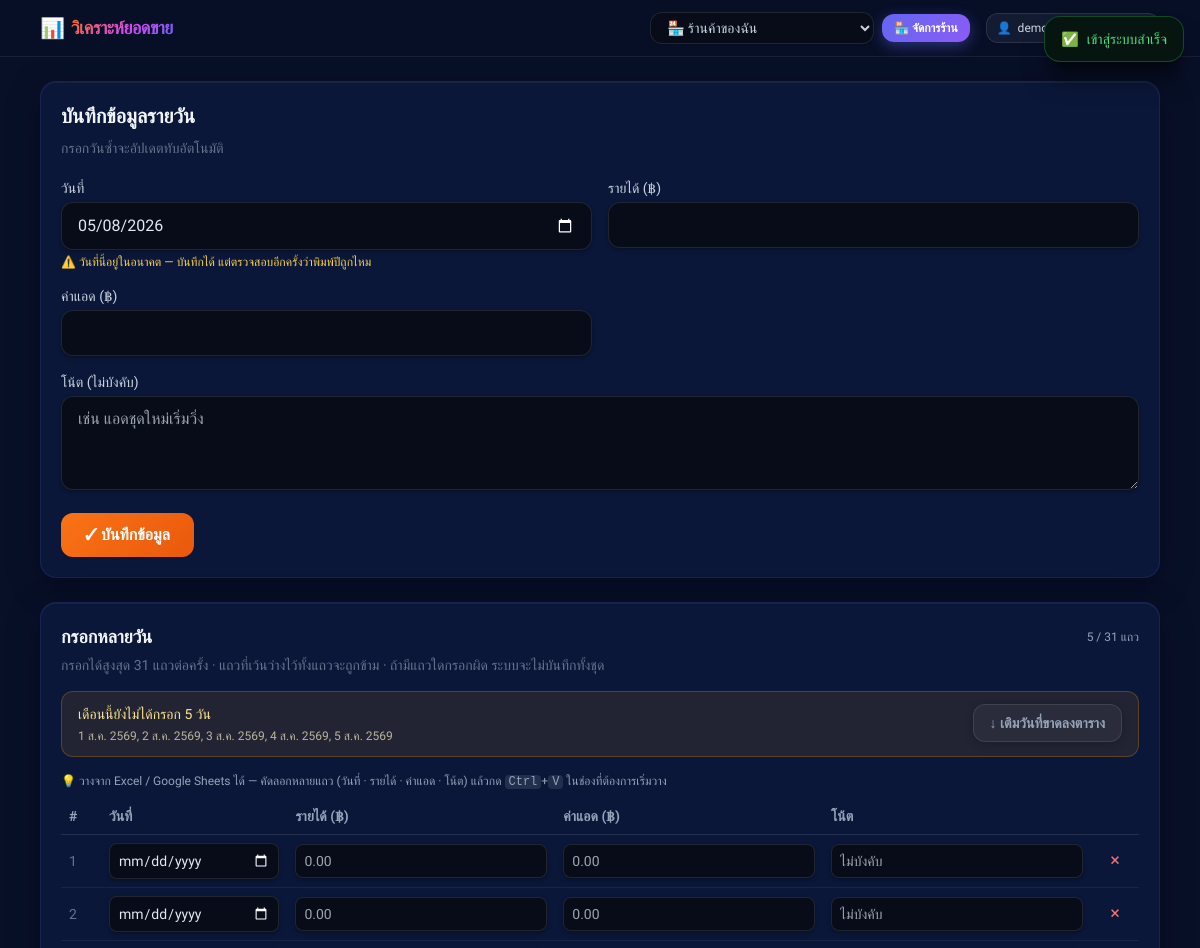
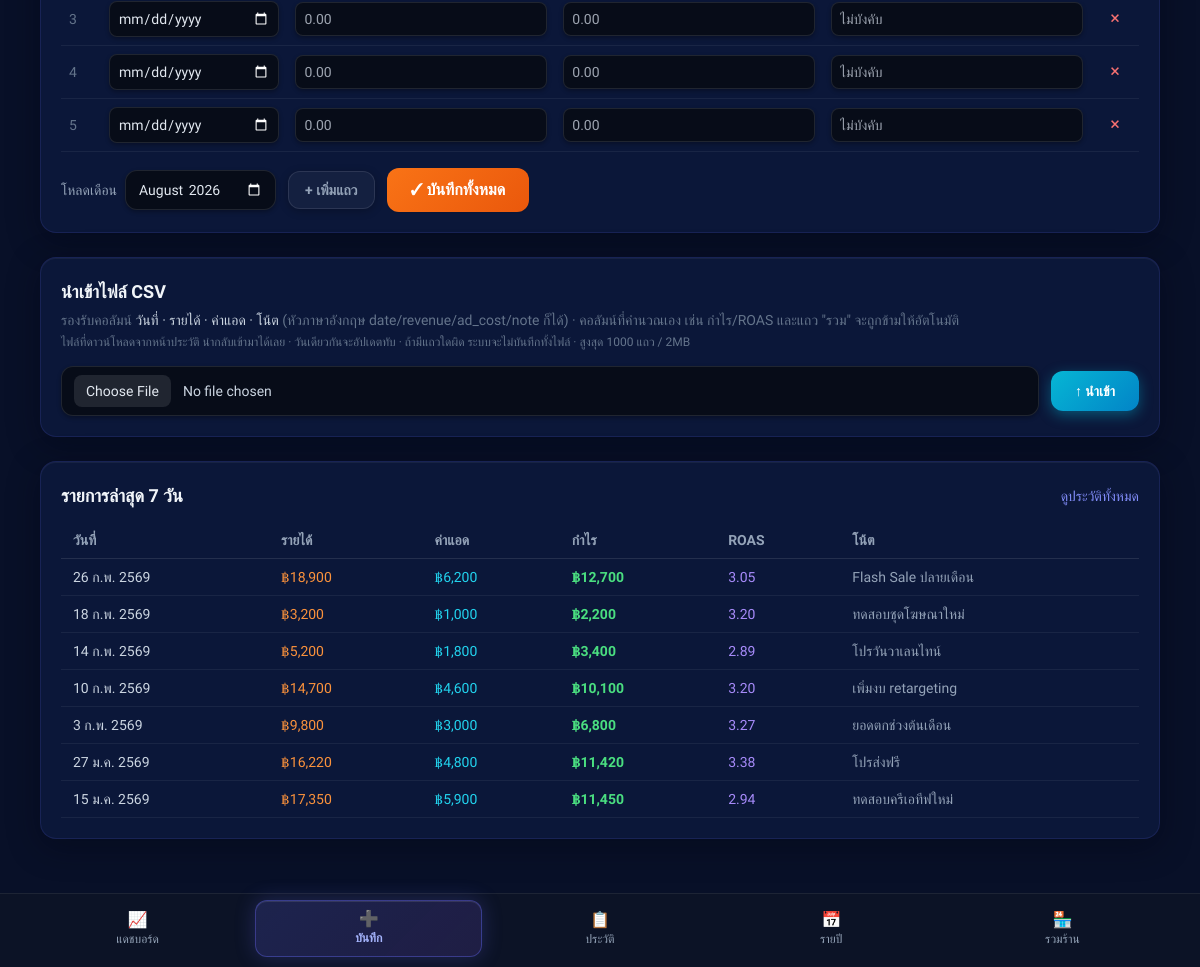
The page /add-record.php (signed in) on the database its author committed (2 pictures, top to bottom).
### tables this page shows
CREATE TABLE IF NOT EXISTS daily_records (
    id BIGINT UNSIGNED NOT NULL AUTO_INCREMENT,
    shop_id BIGINT UNSIGNED NOT NULL,
    record_date DATE NOT NULL,
    revenue DECIMAL(12,2) NOT NULL DEFAULT 0.00,
    ad_cost DECIMAL(12,2) NOT NULL DEFAULT 0.00,
    note VARCHAR(255) NULL,
    created_at DATETIME NOT NULL DEFAULT CURRENT_TIMESTAMP,
    updated_at DATETIME NOT NULL DEFAULT CURRENT_TIMESTAMP ON UPDATE CURRENT_TIMESTAMP,
    PRIMARY KEY (id),
    UNIQUE KEY uq_daily_records_shop_date (shop_id, record_date),
    KEY idx_daily_records_record_date (record_date),
    KEY idx_daily_records_shop_date (shop_id, record_date),
    CONSTRAINT chk_daily_records_revenue_non_negative CHECK (revenue >= 0),
    CONSTRAINT chk_daily_records_ad_cost_non_negative CHECK (ad_cost >= 0),
    CONSTRAINT fk_daily_records_shop
        FOREIGN KEY (shop_id)
        REFERENCES shops (id)
        ON DELETE CASCADE
        ON UPDATE CASCADE
);

### add-record.php (the view, shortened to what the rows shown need)
<?php
require_once __DIR__ . '/includes/bootstrap.php';
require_once __DIR__ . '/includes/auth.php';
requireAuth();
$userId = (int)($_SESSION['user_id'] ?? 0);
$shopId = resolve_current_shop_id($pdo, $userId);
$shopRepository = new ShopRepository($pdo);
$recordRepository = new RecordRepository($pdo);
$recordService = new RecordService($recordRepository, $shopRepository, $pdo);
$recentRecords = $recordService->getRecentRecords($userId, $shopId, 7);
require __DIR__ . '/includes/header.php';
?>
<section class="section-card p-5">
    <h1 class="text-xl font-semibold text-slate-100">บันทึกข้อมูลรายวัน</h1>
</section>
<section class="section-card mt-6 p-5">
    <div class="mb-1 flex flex-wrap items-center justify-between gap-2">
        <h2 class="text-lg font-semibold text-slate-100">กรอกหลายวัน</h2>
    </div>
    <form action="<?= e(app_url('/api/records.php')) ?>" method="post">
        <div class="overflow-x-auto">
            <table class="min-w-full text-sm">
                <thead>
                    <tr class="border-b border-white/10 text-left text-slate-400">
                        <th class="px-2 py-2 w-10">#</th>
                        <th class="px-2 py-2">วันที่</th>
                        <th class="px-2 py-2">รายได้ (฿)</th>
                        <th class="px-2 py-2">ค่าแอด (฿)</th>
                        <th class="px-2 py-2">โน้ต</th>
                        <th class="px-2 py-2 w-12"></th>
                    </tr>
                </thead>
            </table>
        </div>
    </form>
</section>
<section class="section-card mt-6 p-5">
    <h2 class="text-lg font-semibold text-slate-100">นำเข้าไฟล์ CSV</h2>
</section>
<section class="section-card mt-6 p-5">
    <div class="mb-3 flex items-center justify-between">
        <h2 class="text-lg font-semibold text-slate-100">รายการล่าสุด 7 วัน</h2>
    </div>
    <div class="overflow-x-auto">
        <table class="min-w-full text-sm">
            <thead>
                <tr class="border-b border-white/10 text-left text-slate-400">
                    <th class="px-3 py-2">วันที่</th>
                    <th class="px-3 py-2">รายได้</th>
                    <th class="px-3 py-2">ค่าแอด</th>
                    <th class="px-3 py-2">กำไร</th>
                    <th class="px-3 py-2">ROAS</th>
                    <th class="px-3 py-2">โน้ต</th>
                </tr>
            </thead>
            <tbody>
                <?php if (empty($recentRecords)): ?>
                    <tr>
                        <td colspan="6" class="px-3 py-4 text-center text-slate-400">ยังไม่มีข้อมูลในร้านนี้</td>
                    </tr>
                <?php else: ?>
                    <?php foreach ($recentRecords as $record): ?>
                        <?php
                        $revenue = (float)($record['revenue'] ?? 0);
                        $adCost = (float)($record['ad_cost'] ?? 0);
                        $profit = $revenue - $adCost;
                        $roas = $adCost > 0 ? round($revenue / $adCost, 2) : null;
                        $note = (string)($record['note'] ?? '');
                        ?>
                        <tr class="border-b border-white/[0.06]">
                            <td class="px-3 py-2 text-slate-300 font-medium"><?= e(formatThaiDate((string)($record['record_date'] ?? ''))) ?></td>
                            <td class="px-3 py-2 text-orange-400 font-medium"><?= e(formatMoney($revenue)) ?></td>
                            <td class="px-3 py-2 text-cyan-400 font-medium"><?= e(formatMoney($adCost)) ?></td>
                            <td class="px-3 py-2 <?= $profit >= 0 ? 'text-green-400' : 'text-red-400' ?> font-bold"><?= e(formatMoney($profit)) ?></td>
                            <td class="px-3 py-2 text-violet-400 font-medium"><?= e(formatRoas($roas)) ?></td>
                            <td class="px-3 py-2 text-slate-400"><?= $note !== '' ? e($note) : '-' ?></td>
                        </tr>
                    <?php endforeach; ?>
                <?php endif; ?>
            </tbody>
        </table>
    </div>
</section>
<?php require __DIR__ . '/includes/footer.php'; ?>

### rows shown on the page
daily_records: record_date "26 ก.พ. 2569", revenue "฿18,900", ad_cost "฿6,200", formatMoney($profit) "฿12,700", formatRoas($roas) "3.05", note "Flash Sale ปลายเดือน"
daily_records: record_date "18 ก.พ. 2569", revenue "฿3,200", ad_cost "฿1,000", formatMoney($profit) "฿2,200", formatRoas($roas) "3.20", note "ทดสอบชุดโฆษณาใหม่"
daily_records: record_date "14 ก.พ. 2569", revenue "฿5,200", ad_cost "฿1,800", formatMoney($profit) "฿3,400", formatRoas($roas) "2.89", note "โปรวันวาเลนไทน์"
daily_records: record_date "10 ก.พ. 2569", revenue "฿14,700", ad_cost "฿4,600", formatMoney($profit) "฿10,100", formatRoas($roas) "3.20", note "เพิ่มงบ retargeting"
daily_records: record_date "3 ก.พ. 2569", revenue "฿9,800", ad_cost "฿3,000", formatMoney($profit) "฿6,800", formatRoas($roas) "3.27", note "ยอดตกช่วงต้นเดือน"
daily_records: record_date "27 ม.ค. 2569", revenue "฿16,220", ad_cost "฿4,800", formatMoney($profit) "฿11,420", formatRoas($roas) "3.38", note "โปรส่งฟรี"
daily_records: record_date "15 ม.ค. 2569", revenue "฿17,350", ad_cost "฿5,900", formatMoney($profit) "฿11,450", formatRoas($roas) "2.94", note "ทดสอบครีเอทีฟใหม่"

### other values the page prints
$flashSuccess "เข้าสู่ระบบสำเร็จ"
RecordService::BULK_MAX_ROWS "31"
$missingCount "5"
$missingPreviewText "1 ส.ค. 2569, 2 ส.ค. 2569, 3 ส.ค. 2569, 4 ส.ค. 2569, 5 ส.ค. 2569"
RecordService::IMPORT_MAX_ROWS "1000"
$link['icon'] "📈"
$link['label'] "แดชบอร์ด"
$link['icon'] "➕"
$link['label'] "บันทึก"
$link['icon'] "📋"
$link['label'] "ประวัติ"
$link['icon'] "📅"
$link['label'] "รายปี"
$link['icon'] "🏪"
$link['label'] "รวมร้าน"
